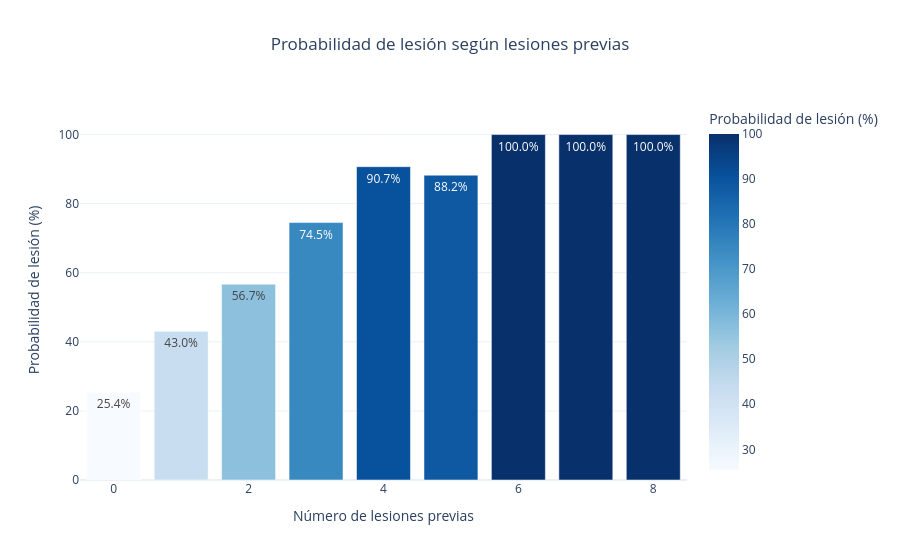

Source (notebook cell):
### Markdown cell above
##### Sacamos qué porcentaje de jugadores se han lesionado esta temporada en base al número de lesiones previas

### Code cell
# Mostramos qué porcentaje de jugadores se han lesionado esta temporada en base al número de lesiones previas
percentageInjury = df_csv.groupby('Previous_Injury_Count')['Injury_Current_Season'].mean() * 100

percentageInjury = percentageInjury.reset_index()
percentageInjury.columns = ['Previous_Injury_Count', 'Injury_Percentage']

# px.bar() crea un gráfico de barras interactivo.
fig = px.bar(
    percentageInjury,
    x='Previous_Injury_Count',
    y='Injury_Percentage',
    title='Probabilidad de lesión según lesiones previas',
    labels={
        'Previous_Injury_Count': 'Número de lesiones previas',
        'Injury_Percentage': 'Probabilidad de lesión (%)'
    },
    color='Injury_Percentage',
    color_continuous_scale='Blues'
)

# fig.update_traces() pinta los porcentajes encima de las barras.
# texttemplate='%{text:,.0f}' formatea el texto con separador de miles.
# textposition='outside' coloca el texto fuera de la barra.
fig.update_traces(texttemplate='%{y:.1f}%', textposition='inside')

#fig.update_layout(template='plotly_white') pone el fondo de color blanco
#fig.update_yaxes(range=[0, 110]) pone la altura del eje Y
fig.update_layout(template='plotly_white', title_x=0.5)
fig.update_yaxes(range=[0, 110])

fig.show()

### Figure 1 — Plotly figure (JSON) as saved in the notebook; plotly's stock layout.template omitted (floating-point values rounded to 4 significant figures)
{"data": [{"hovertemplate": "Número de lesiones previas=%{x}<br>Probabilidad de lesión (%)=%{marker.color}<extra></extra>", "legendgroup": "", "marker": {"color": [25.41, 43.02, 56.68, 74.53, 90.7, 88.24, 100.0, 100.0, 100.0], "coloraxis": "coloraxis", "pattern": {"shape": ""}}, "name": "", "orientation": "v", "showlegend": false, "textposition": "inside", "texttemplate": "%{y:.1f}%", "type": "bar", "x": [0, 1, 2, 3, 4, 5, 6, 7, 8], "xaxis": "x", "y": [25.41, 43.02, 56.68, 74.53, 90.7, 88.24, 100.0, 100.0, 100.0], "yaxis": "y"}], "layout": {"barmode": "relative", "coloraxis": {"colorbar": {"title": {"text": "Probabilidad de lesión (%)"}}, "colorscale": [[0, "rgb(247,251,255)"], [0.125, "rgb(222,235,247)"], [0.25, "rgb(198,219,239)"], [0.375, "rgb(158,202,225)"], [0.5, "rgb(107,174,214)"], [0.625, "rgb(66,146,198)"], [0.75, "rgb(33,113,181)"], [0.875, "rgb(8,81,156)"], [1, "rgb(8,48,107)"]]}, "legend": {"tracegroupgap": 0}, "title": {"text": "Probabilidad de lesión según lesiones previas", "x": 0.5}, "xaxis": {"anchor": "y", "domain": [0, 1], "title": {"text": "Número de lesiones previas"}}, "yaxis": {"anchor": "x", "domain": [0, 1], "range": [0, 110], "title": {"text": "Probabilidad de lesión (%)"}}}}
